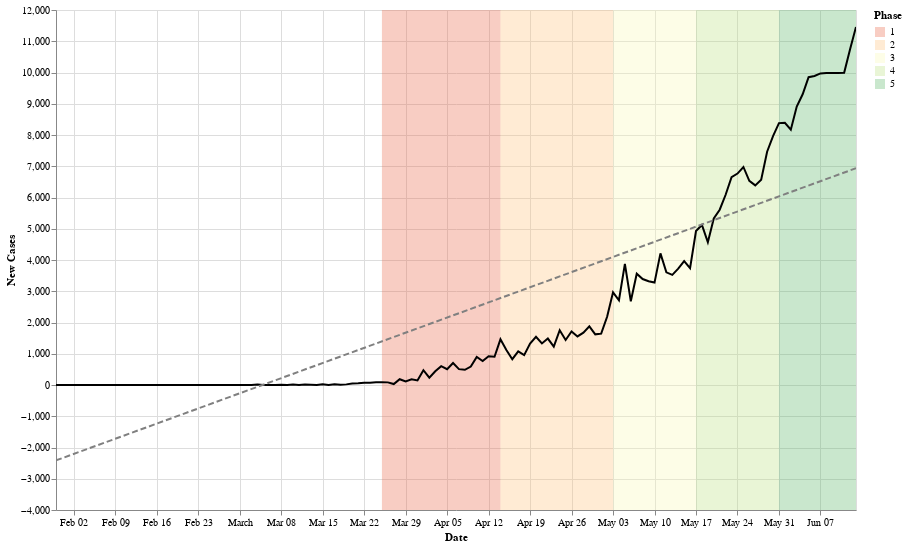

This figure's notebook cell:
### Code cell
data = country_level
state = alt.Chart(data[(data['Country'] == 'India')]).mark_line(color='black').encode(
    alt.X('Date:T', axis=alt.Axis(title='Date')),
    alt.Y('Confirmed_New:Q', axis=alt.Axis(title='New Cases'))
)
reg = state.transform_regression("Date", "Confirmed_New", method="linear").mark_line(color='grey', strokeDash=[6,3])

marks = pd.DataFrame([
    {"Phase": "1", "start": "03-25-2020", "end": "04-14-2020"},
    {"Phase": "2", "start": "04-14-2020", "end": "05-03-2020"},
    {"Phase": "3", "start": "05-03-2020", "end": "05-17-2020"},
    {"Phase": "4", "start": "05-17-2020", "end": "05-31-2020"},
    {"Phase": "5", "start": "05-31-2020", "end": "06-13-2020"},
])
rect = alt.Chart(marks).mark_rect(opacity=0.3).encode(x='start:T', x2='end:T', color=alt.Color('Phase:N', scale=alt.Scale(scheme='redyellowgreen')))

(rect+state+reg).properties(
    width=800,
    height=500
).interactive()

### Figure 1 — Vega-Lite specification as saved in the notebook (floating-point values rounded to 4 significant figures; data arrays with more than 128 entries replaced by an {"elided": "..."} marker saying what was removed)
{"config": {"view": {"continuousWidth": 400, "continuousHeight": 300}}, "layer": [{"data": {"name": "data-ff3864a03f6fad5704fa352434782959"}, "mark": {"type": "rect", "opacity": 0.3}, "encoding": {"color": {"type": "nominal", "field": "Phase", "scale": {"scheme": "redyellowgreen"}}, "x": {"type": "temporal", "field": "start"}, "x2": {"field": "end"}}, "selection": {"selector021": {"type": "interval", "bind": "scales", "encodings": ["x", "y"]}}}, {"data": {"name": "data-8785c9ed4aa8fa40bd3c789911c6aa16"}, "mark": {"type": "line", "color": "black"}, "encoding": {"x": {"type": "temporal", "axis": {"title": "Date"}, "field": "Date"}, "y": {"type": "quantitative", "axis": {"title": "New Cases"}, "field": "Confirmed_New"}}}, {"data": {"name": "data-8785c9ed4aa8fa40bd3c789911c6aa16"}, "mark": {"type": "line", "color": "grey", "strokeDash": [6, 3]}, "encoding": {"x": {"type": "temporal", "axis": {"title": "Date"}, "field": "Date"}, "y": {"type": "quantitative", "axis": {"title": "New Cases"}, "field": "Confirmed_New"}}, "transform": [{"on": "Date", "regression": "Confirmed_New", "method": "linear"}]}], "height": 500, "width": 800, "$schema": "https://vega.github.io/schema/vega-lite/v4.0.2.json", "datasets": {"data-ff3864a03f6fad5704fa352434782959": [{"Phase": "1", "start": "03-25-2020", "end": "04-14-2020"}, {"Phase": "2", "start": "04-14-2020", "end": "05-03-2020"}, {"Phase": "3", "start": "05-03-2020", "end": "05-17-2020"}, {"Phase": "4", "start": "05-17-2020", "end": "05-31-2020"}, {"Phase": "5", "start": "05-31-2020", "end": "06-13-2020"}], "data-8785c9ed4aa8fa40bd3c789911c6aa16": {"elided": "136 records"}}}
